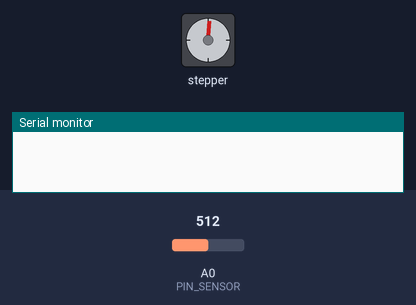
This sketch was run on a simulated Arduino Uno, built with avr-gcc and run on an emulated ATmega328P. On the bench: stepper motor, the last lines printed to the serial monitor. Wiring (inferred from the names in the program): stepper motor (200 steps per turn assumed): coils pin 4, pin 6, pin 5, pin 7. The inputs (shaded band) are chosen by the test bench; at power-on: A0 (PIN_SENSOR) = 512.

Above: at 0.2 s.
At 2.44 s:
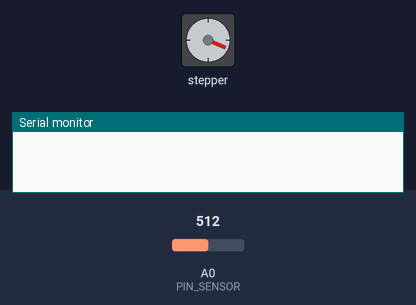
2.5 s: A0 (PIN_SENSOR) set to 0
At 3.0 s:
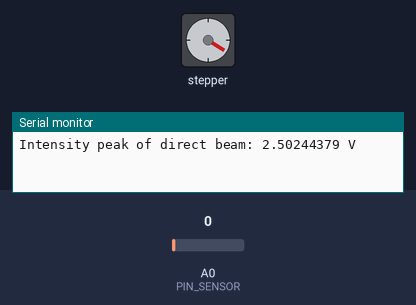
Timing chart, 0 to 5.5 s (numbered marks = the images above; inputs shaded):
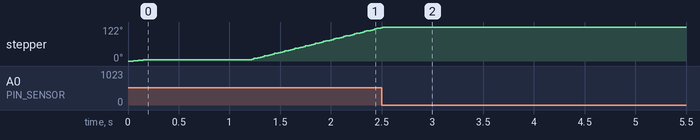

Measured:
- after the input at 2.5 s, stepper: goes on until 2.5 s, then stays 122°

The sketch:

stepper.ino
```cpp
#define PIN_A  4
#define PIN_A_ 5
#define PIN_B  6
#define PIN_B_ 7
#define PIN_SENSOR A0
#define SENSOR_CONV (5.0 / 1023)  // Sensor conversion factor

#define DRIVER_STEPS 4
#define STEPPER_RES 1.8
#define MAX_RPM 60
#define CLOCKWISE 1
#define ANTICLOCKWISE -1

// Tracking and scanning statuses
#define NOT_STARTED -1
#define STARTED 1
#define FINISHED 0

int get_bit(int n, int pos);
void tick(int n, int del, int dir, int i);
void turn(float deg, float rpm, int dir);
void reset(int dir);
void relax();
int sensor();

// Decimal equivalents of the binary codes to drive the motor
int driver[DRIVER_STEPS] = { 8, 2, 4, 1 };

int scan = NOT_STARTED;
int tracking = NOT_STARTED;
int stepper_pos = 0;
int sensor_out = 0;
int sensor_max = 0;
int scan_delay = (60000 * STEPPER_RES) / (360 * MAX_RPM);

void setup() {
  Serial.begin(9600);   // initialise the console
  pinMode(PIN_A, OUTPUT);
  pinMode(PIN_A_, OUTPUT);
  pinMode(PIN_B, OUTPUT);
  pinMode(PIN_B_, OUTPUT);
  reset(CLOCKWISE);
  scan = true;
}

void loop() {
  if (scan == STARTED) {    // The motor has been set to rotate
    sensor_out = sensor();
    if (tracking == STARTED) {    // The detector has started receiving input
      if (sensor_out > sensor_max) {
        sensor_max = sensor_out;  // Store the maximum obtained value till now
      } else if (sensor_out < sensor_max / 10) {
        Serial.print("Intensity peak of direct beam: ");
        Serial.print(sensor_max * SENSOR_CONV, 8);
        Serial.print(" V\n");
        tracking = FINISHED;
      }
    } else if (tracking == NOT_STARTED && sensor_out > 0) {
      scan_delay *= 4;            // Slow down the motor for fine tracking
      tracking = STARTED;         // Start tracking
    } else if (tracking == FINISHED && sensor_out == 0) {
      scan = FINISHED;            // We have crossed the LASER spot, stop tracking
      return;
    }
    tick(1, scan_delay, CLOCKWISE, ++stepper_pos);  // Turn the stepper motor by a single step
  } else {
    relax();                      // Release the motor
  }
}

// Turn deg degress at a speed of rpm, in given dir (assumes resetted)
void turn(float deg, float rpm, int dir) {
  int del = (60000 * STEPPER_RES) / (360 * rpm);
  tick(deg / STEPPER_RES, del, dir, 0);
}

void reset(int dir) {
  tick(DRIVER_STEPS, 50, dir, 0);
  delay(1000);
}

// Release the motor by zeroing out all the voltages
void relax() {
  digitalWrite(PIN_A, 0);
  digitalWrite(PIN_A_, 0);
  digitalWrite(PIN_B, 0);
  digitalWrite(PIN_B_, 0);
}

// Rotate the motor for n ticks, separated by del ms, in dir direction, starting
// from the i-th position of the step cycle
void tick(int n, int del, int dir, int i) {
  int j = 0;
  for (; n > 0; --n, i += dir) {
    j = (dir == CLOCKWISE) ? i % DRIVER_STEPS : DRIVER_STEPS + (i-1) % DRIVER_STEPS - 1;
    digitalWrite(PIN_A, get_bit(driver[j], 3));
    digitalWrite(PIN_A_, get_bit(driver[j], 2));
    digitalWrite(PIN_B, get_bit(driver[j], 1));
    digitalWrite(PIN_B_, get_bit(driver[j], 0));
    delay(del);
  }
}

int get_bit(int n, int pos) {
  // n >> i shifts the i-th bit to LSB
  // then Bitwise-and with 1 gives the bit value
  if ((n >> pos) & 1)
    return HIGH;
  else
    return LOW;
}

int sensor() {
  return analogRead(PIN_SENSOR);
}
```
